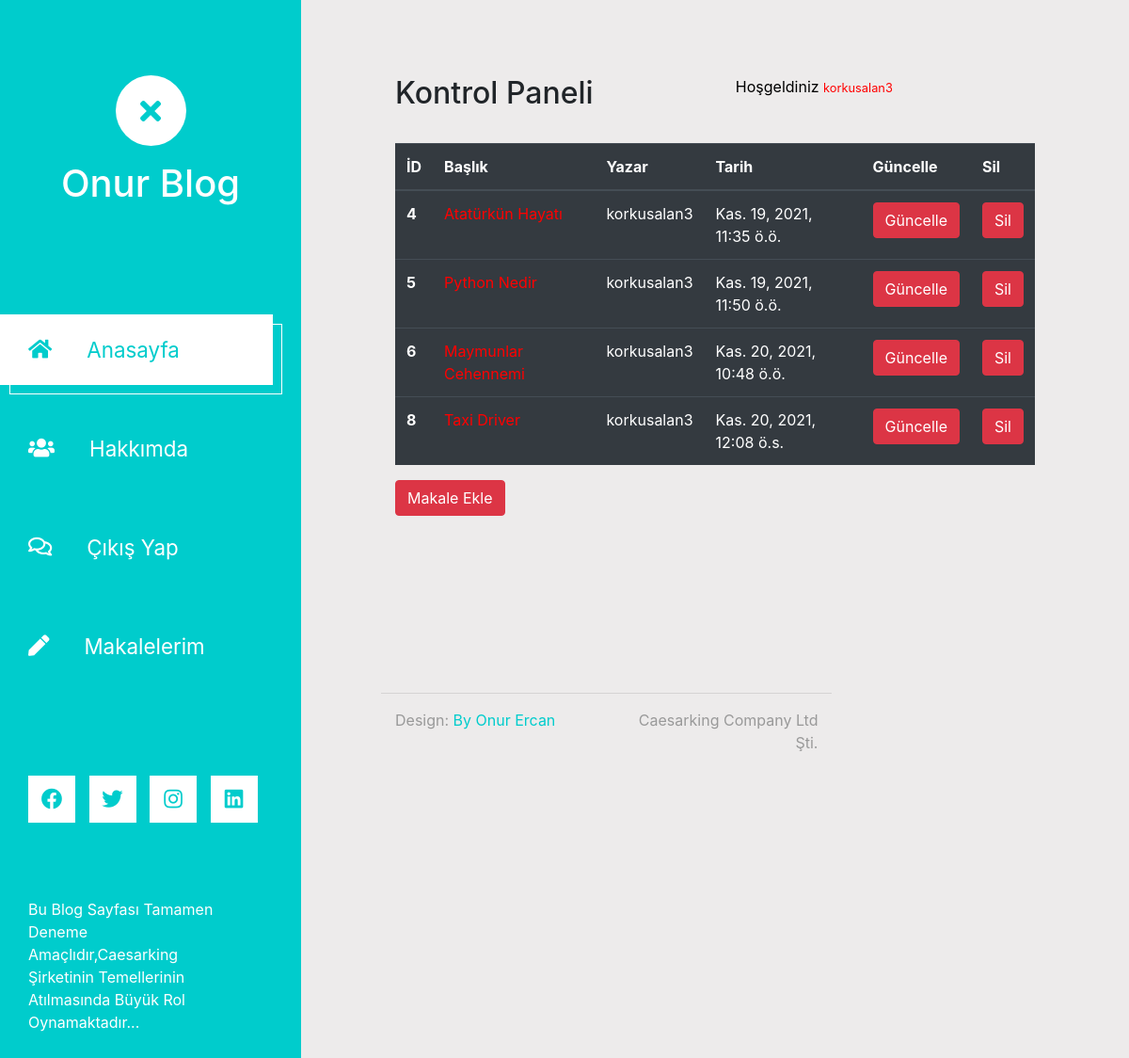
/blog/articles/ (signed in), run on the app's committed database.
### blog/models.py (models this page shows, shortened)
class Article(models.Model):
    author = models.ForeignKey("auth.User",on_delete = models.CASCADE,verbose_name = "Yazar")
    title = models.CharField(max_length = 50,verbose_name="Başlık")
    content = RichTextField(verbose_name="İçerik")
    article_image = models.FileField(blank = True,null=True,verbose_name="Fotoğraf Ekle")
    created_date = models.DateTimeField(auto_now_add = True,verbose_name="Oluşturulma Tarihi")

### blog/views.py (the view)
# urls.py: path("articles/",views.articles,name="articles"),
@login_required(login_url="register")
def articles(request):
    article = Article.objects.filter(author = request.user)
    context = {
        "article":article
    }
    return render(request,"articles.html",context)

### templates/articles.html
{% extends "layout.html" %}
{% load static %}
{% block body %}
<h2>Kontrol Paneli</h2>
<p style="color: black;">Hoşgeldiniz <small style="color: red;">{{request.user.username}}</small></p>
<br>
<br><br>
{% if article %}
<table class="table table-dark">
    <thead>
        <tr>
            <th scope="col">İD</th>
            <th scope="col">Başlık</th>
            <th scope="col">Yazar</th>
            <th scope="col">Tarih</th>
            <th scope="col">Güncelle</th>
            <th scope="col">Sil</th>
        </tr>
    </thead>
    <tbody>
        {% for articles in article %}
        <tr>
            <th scope="row">{{articles.id}}</th>
            <td><a style="color: red;" href="{% url 'detail' articles.id %}">{{articles.title}}</a></td>
            <td>{{articles.author}}</td>
            <td>{{articles.created_date}}</td>
            <td><a class="btn btn-danger" href="{% url 'update' articles.id %}">
                    Güncelle
                </a></td>
            <td><a class="btn btn-danger" href="{% url 'delete' articles.id %}">
                    Sil
                </a></td>
        </tr>
        {% endfor %}
    </tbody>
</table>
<a href="/blog/addarticle/{{articles.id}}" class="btn btn-danger">Makale Ekle</a>
{% else %}
<div>
    <div class="alert alert-warning">Şu Anda Hiç Makaleniz Bulunmamaktadır!!</div>
    <a href="/blog/addarticle/{{articles.id}}" class="btn btn-danger">Makale Ekle</a>
</div>
{% endif %}
{% endblock %}

### data on the page
Article: id "4", title "Atatürkün Hayatı", author "korkusalan3", created_date "Kas. 19, 2021, 11:35 ö.ö."
Article: id "5", title "Python Nedir", author "korkusalan3", created_date "Kas. 19, 2021, 11:50 ö.ö."
Article: id "6", title "Maymunlar Cehennemi", author "korkusalan3", created_date "Kas. 20, 2021, 10:48 ö.ö."
Article: id "8", title "Taxi Driver", author "korkusalan3", created_date "Kas. 20, 2021, 12:08 ö.s."

### other printed values
{{ request.user.username }} "korkusalan3"
